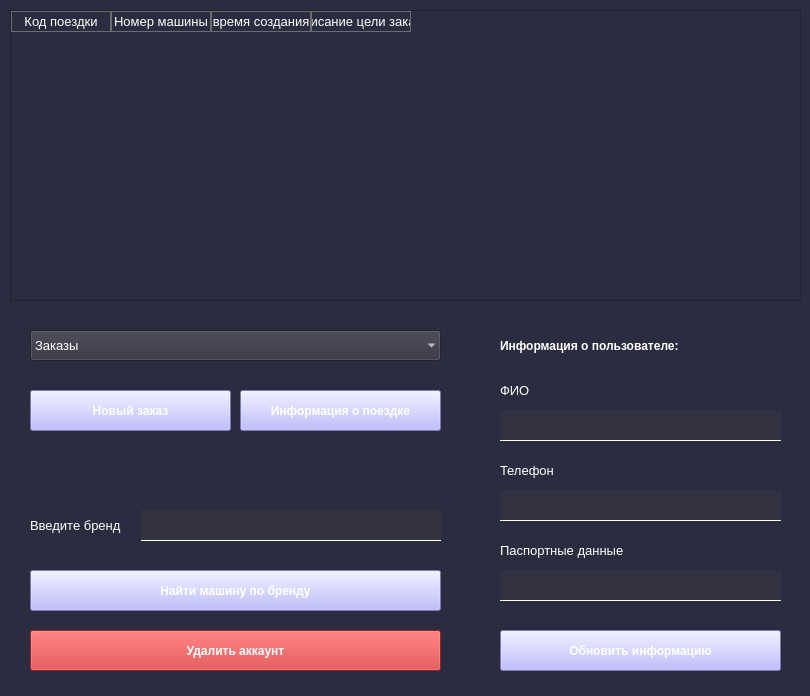
<?xml version="1.0" encoding="UTF-8"?>
<ui version="4.0">
 <class>MainWindow</class>
 <widget class="QMainWindow" name="MainWindow">
  <property name="geometry">
   <rect>
    <x>0</x>
    <y>0</y>
    <width>810</width>
    <height>696</height>
   </rect>
  </property>
  <property name="windowTitle">
   <string>Окно клиента</string>
  </property>
  <property name="styleSheet">
   <string notr="true">QWidget{
	background-color: rgb(44, 44, 64);
}
QPushButton{
	font: 75 9pt &quot;MS Shell Dlg 2&quot;;
	background-color: rgb(170, 170, 255);
	color: rgb(255, 255, 255);
	font-weight: bold
}
QPushButton#delete_btn{
	background-color: rgb(211, 47, 47);
	font: 75 9pt &quot;MS Shell Dlg 2&quot;;
	font-weight: bold

}
QLabel{
	
	color: rgb(255, 255, 255);
}
QLineEdit{
	border: 1px solid rgb(255, 255, 255);
	border-top-color: rgba(255, 255, 255, 0);
	border-right-color: rgba(255, 255, 255, 0);
	border-left-color: rgba(255, 255, 255, 0);
	background-color: rgb(50, 50, 64);
	color: rgb(255, 255, 255);
}
QLabel#inf_lbl{
	font-weight: bold
}
QComboBox{
	background-color: rgb(50, 50, 64);
	color: rgb(255, 255, 255);
}
QTableWidget{
	color:rgb(255, 255, 255);
}
QHeaderView::section {
   
	background-color: rgb(44, 44, 64);
    color: white;
    border: 1px solid #6c6c6c;
}</string>
  </property>
  <widget class="QWidget" name="centralwidget">
   <widget class="QTableWidget" name="tableWidget">
    <property name="geometry">
     <rect>
      <x>10</x>
      <y>10</y>
      <width>791</width>
      <height>291</height>
     </rect>
    </property>
    <property name="styleSheet">
     <string notr="true"/>
    </property>
    <column>
     <property name="text">
      <string>Код поездки</string>
     </property>
     <property name="font">
      <font>
       <pointsize>10</pointsize>
      </font>
     </property>
     <property name="background">
      <color>
       <red>44</red>
       <green>44</green>
       <blue>64</blue>
      </color>
     </property>
     <property name="foreground">
      <brush brushstyle="NoBrush">
       <color alpha="255">
        <red>255</red>
        <green>255</green>
        <blue>255</blue>
       </color>
      </brush>
     </property>
    </column>
    <column>
     <property name="text">
      <string>Номер машины</string>
     </property>
     <property name="font">
      <font>
       <pointsize>10</pointsize>
      </font>
     </property>
     <property name="background">
      <color>
       <red>44</red>
       <green>44</green>
       <blue>64</blue>
      </color>
     </property>
     <property name="foreground">
      <brush brushstyle="NoBrush">
       <color alpha="255">
        <red>255</red>
        <green>255</green>
        <blue>255</blue>
       </color>
      </brush>
     </property>
    </column>
    <column>
     <property name="text">
      <string>Дата и время создания заказа</string>
     </property>
     <property name="font">
      <font>
       <pointsize>10</pointsize>
      </font>
     </property>
     <property name="background">
      <color>
       <red>44</red>
       <green>44</green>
       <blue>64</blue>
      </color>
     </property>
     <property name="foreground">
      <brush brushstyle="NoBrush">
       <color alpha="255">
        <red>255</red>
        <green>255</green>
        <blue>255</blue>
       </color>
      </brush>
     </property>
    </column>
    <column>
     <property name="text">
      <string>Описание цели заказа</string>
     </property>
     <property name="font">
      <font>
       <pointsize>10</pointsize>
      </font>
     </property>
     <property name="background">
      <color>
       <red>44</red>
       <green>44</green>
       <blue>64</blue>
      </color>
     </property>
     <property name="foreground">
      <brush brushstyle="SolidPattern">
       <color alpha="255">
        <red>255</red>
        <green>255</green>
        <blue>255</blue>
       </color>
      </brush>
     </property>
    </column>
   </widget>
   <widget class="QLabel" name="passport_lbl">
    <property name="geometry">
     <rect>
      <x>500</x>
      <y>540</y>
      <width>281</width>
      <height>21</height>
     </rect>
    </property>
    <property name="font">
     <font>
      <pointsize>10</pointsize>
     </font>
    </property>
    <property name="text">
     <string>Паспортные данные</string>
    </property>
   </widget>
   <widget class="QLabel" name="phone_lbl">
    <property name="geometry">
     <rect>
      <x>500</x>
      <y>460</y>
      <width>281</width>
      <height>21</height>
     </rect>
    </property>
    <property name="font">
     <font>
      <pointsize>10</pointsize>
     </font>
    </property>
    <property name="text">
     <string>Телефон</string>
    </property>
   </widget>
   <widget class="QPushButton" name="update_btn">
    <property name="geometry">
     <rect>
      <x>500</x>
      <y>630</y>
      <width>281</width>
      <height>41</height>
     </rect>
    </property>
    <property name="text">
     <string>Обновить информацию</string>
    </property>
   </widget>
   <widget class="QLineEdit" name="phone_line">
    <property name="geometry">
     <rect>
      <x>500</x>
      <y>490</y>
      <width>281</width>
      <height>31</height>
     </rect>
    </property>
   </widget>
   <widget class="QLineEdit" name="passport_line">
    <property name="geometry">
     <rect>
      <x>500</x>
      <y>570</y>
      <width>281</width>
      <height>31</height>
     </rect>
    </property>
   </widget>
   <widget class="QComboBox" name="comboBox">
    <property name="geometry">
     <rect>
      <x>30</x>
      <y>330</y>
      <width>411</width>
      <height>31</height>
     </rect>
    </property>
    <property name="font">
     <font>
      <pointsize>10</pointsize>
     </font>
    </property>
    <property name="frame">
     <bool>false</bool>
    </property>
    <item>
     <property name="text">
      <string>Заказы</string>
     </property>
    </item>
    <item>
     <property name="text">
      <string>Машины</string>
     </property>
    </item>
   </widget>
   <widget class="QPushButton" name="trip_info_btn">
    <property name="geometry">
     <rect>
      <x>240</x>
      <y>390</y>
      <width>201</width>
      <height>41</height>
     </rect>
    </property>
    <property name="text">
     <string>Информация о поездке</string>
    </property>
   </widget>
   <widget class="QPushButton" name="insert_btn">
    <property name="geometry">
     <rect>
      <x>30</x>
      <y>390</y>
      <width>201</width>
      <height>41</height>
     </rect>
    </property>
    <property name="text">
     <string>Новый заказ</string>
    </property>
   </widget>
   <widget class="QLabel" name="name_lbl">
    <property name="geometry">
     <rect>
      <x>500</x>
      <y>380</y>
      <width>281</width>
      <height>21</height>
     </rect>
    </property>
    <property name="font">
     <font>
      <pointsize>10</pointsize>
     </font>
    </property>
    <property name="text">
     <string>ФИО</string>
    </property>
   </widget>
   <widget class="QLineEdit" name="name_line">
    <property name="geometry">
     <rect>
      <x>500</x>
      <y>410</y>
      <width>281</width>
      <height>31</height>
     </rect>
    </property>
   </widget>
   <widget class="QLabel" name="inf_lbl">
    <property name="geometry">
     <rect>
      <x>500</x>
      <y>330</y>
      <width>281</width>
      <height>31</height>
     </rect>
    </property>
    <property name="font">
     <font>
      <pointsize>9</pointsize>
      <weight>75</weight>
      <bold>true</bold>
     </font>
    </property>
    <property name="text">
     <string>Информация о пользователе:</string>
    </property>
   </widget>
   <widget class="QPushButton" name="find_btn">
    <property name="geometry">
     <rect>
      <x>30</x>
      <y>570</y>
      <width>411</width>
      <height>41</height>
     </rect>
    </property>
    <property name="text">
     <string>Найти машину по бренду</string>
    </property>
   </widget>
   <widget class="QLineEdit" name="brand_line">
    <property name="geometry">
     <rect>
      <x>140</x>
      <y>510</y>
      <width>301</width>
      <height>31</height>
     </rect>
    </property>
    <property name="frame">
     <bool>true</bool>
    </property>
   </widget>
   <widget class="QLabel" name="label">
    <property name="geometry">
     <rect>
      <x>30</x>
      <y>510</y>
      <width>111</width>
      <height>31</height>
     </rect>
    </property>
    <property name="font">
     <font>
      <pointsize>10</pointsize>
     </font>
    </property>
    <property name="text">
     <string>Введите бренд</string>
    </property>
   </widget>
   <widget class="QPushButton" name="delete_btn">
    <property name="geometry">
     <rect>
      <x>30</x>
      <y>630</y>
      <width>411</width>
      <height>41</height>
     </rect>
    </property>
    <property name="text">
     <string>Удалить аккаунт</string>
    </property>
   </widget>
  </widget>
 </widget>
 <resources/>
 <connections/>
</ui>
